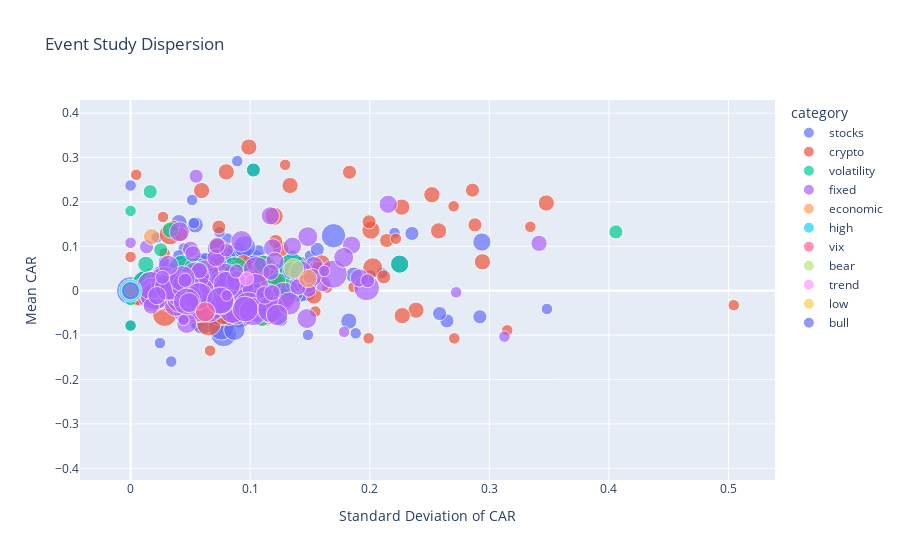

This figure's notebook cell:
### Code cell
# Dispersion of CARs by standard deviation and frequency
scatter_df = event_summary_aug.reset_index().rename(columns={"index": "series"})
fig = px.scatter(
    scatter_df,
    x="std_car",
    y="mean_car",
    size="total_events",
    color="category",
    hover_data={"series": True, "median_car": ":.3f", "positive_events": True, "negative_events": True},
    title="Event Study Dispersion"
)
fig.update_layout(xaxis_title="Standard Deviation of CAR", yaxis_title="Mean CAR")
fig.show()

### Figure 1 — Plotly figure (JSON) as saved in the notebook; plotly's stock layout.template omitted (floating-point values rounded to 4 significant figures; data arrays with more than 128 entries replaced by an {"elided": "..."} marker saying what was removed)
{"data": [{"customdata": {"elided": "200x4 mixed values"}, "hovertemplate": "category=stocks<br>std_car=%{x}<br>mean_car=%{y}<br>total_events=%{marker.size}<br>series=%{customdata[0]}<br>median_car=%{customdata[1]:.3f}<br>positive_events=%{customdata[2]}<br>negative_events=%{customdata[3]}<extra></extra>", "legendgroup": "stocks", "marker": {"color": "#636efa", "size": {"elided": "200 float values"}, "sizemode": "area", "sizeref": 0.03, "symbol": "circle"}, "mode": "markers", "name": "stocks", "orientation": "v", "showlegend": true, "type": "scatter", "x": {"elided": "200 float values"}, "xaxis": "x", "y": {"elided": "200 float values"}, "yaxis": "y"}, {"customdata": {"elided": "168x4 mixed values"}, "hovertemplate": "category=crypto<br>std_car=%{x}<br>mean_car=%{y}<br>total_events=%{marker.size}<br>series=%{customdata[0]}<br>median_car=%{customdata[1]:.3f}<br>positive_events=%{customdata[2]}<br>negative_events=%{customdata[3]}<extra></extra>", "legendgroup": "crypto", "marker": {"color": "#EF553B", "size": {"elided": "168 float values"}, "sizemode": "area", "sizeref": 0.03, "symbol": "circle"}, "mode": "markers", "name": "crypto", "orientation": "v", "showlegend": true, "type": "scatter", "x": {"elided": "168 float values"}, "xaxis": "x", "y": {"elided": "168 float values"}, "yaxis": "y"}, {"customdata": {"elided": "51x4 mixed values"}, "hovertemplate": "category=volatility<br>std_car=%{x}<br>mean_car=%{y}<br>total_events=%{marker.size}<br>series=%{customdata[0]}<br>median_car=%{customdata[1]:.3f}<br>positive_events=%{customdata[2]}<br>negative_events=%{customdata[3]}<extra></extra>", "legendgroup": "volatility", "marker": {"color": "#00cc96", "size": [5.0, 5.0, 4.0, 11.0, 12.0, 11.0, 12.0, 12.0, 12.0, 12.0, 10.0, 11.0, 11.0, 12.0, 12.0, 12.0, 12.0, 3.0, 3.0, 6.0, 6.0, 4.0, 2.0, 3.0, 5.0, 9.0, 9.0, 9.0, 11.0, 10.0, 11.0, 11.0, 11.0, 11.0, 9.0, 5.0, 5.0, 6.0, 1.0, 2.0, 3.0, 2.0, 4.0, 1.0, 1.0, 5.0, 3.0, 2.0, 2.0, 1.0, 1.0], "sizemode": "area", "sizeref": 0.03, "symbol": "circle"}, "mode": "markers", "name": "volatility", "orientation": "v", "showlegend": true, "type": "scatter", "x": [0.0699, 0.225, 0.1181, 0.1351, 0.09755, 0.08716, 0.04362, 0.05516, 0.01299, 0.01751, 0.1234, 0.08197, 0.08647, 0.0566, 0.05791, 0.03558, 0.0411, 0.103, 0.1027, 0.1332, 0.1133, 0.03341, 0.0, 0.4059, 0.1056, 0.05736, 0.07987, 0.05296, 0.08715, 0.06702, 0.05742, 0.08346, 0.03836, 0.04067, 0.06796, 0.1112, 0.1096, 0.1376, NaN, 0.03952, 0.01645, 0.115, 0.01282, NaN, NaN, 0.0609, 0.02524, 0.0, 0.0, NaN, NaN], "xaxis": "x", "y": [-0.04158, 0.06002, -0.04011, 0.05368, 0.007064, 0.0459, 0.04859, 0.04308, 0.01459, 0.01387, 0.01178, -0.006569, 0.0167, 0.03442, 0.015, 0.01575, 0.01978, -0.01303, 0.272, -5.32e-05, -0.04658, 0.1368, -0.02109, 0.1325, -0.02532, -0.004843, -0.023, -0.02836, -0.00296, -0.008425, 0.02426, 0.02644, 0.01295, 0.01171, -0.01242, 0.05963, -0.05962, 0.01742, -0.1009, 0.01032, 0.2231, -0.004236, 0.05947, -0.199, -0.0165, -0.02292, 0.09206, -0.07851, 0.1797, -0.02274, -0.05616], "yaxis": "y"}, {"customdata": {"elided": "140x4 mixed values"}, "hovertemplate": "category=fixed<br>std_car=%{x}<br>mean_car=%{y}<br>total_events=%{marker.size}<br>series=%{customdata[0]}<br>median_car=%{customdata[1]:.3f}<br>positive_events=%{customdata[2]}<br>negative_events=%{customdata[3]}<extra></extra>", "legendgroup": "fixed", "marker": {"color": "#ab63fa", "size": {"elided": "140 float values"}, "sizemode": "area", "sizeref": 0.03, "symbol": "circle"}, "mode": "markers", "name": "fixed", "orientation": "v", "showlegend": true, "type": "scatter", "x": {"elided": "140 float values"}, "xaxis": "x", "y": {"elided": "140 float values"}, "yaxis": "y"}, {"customdata": [["economic_Unemployment_Rate_sign_yoy_change", 0, 0, 0], ["economic_Nonfarm_Payrolls_sign_yoy_change", 0, 0, 0], ["economic_CPI_All_Items_sign_yoy_change", 0, 0, 0], ["economic_CPI_Core_sign_yoy_change", 0, 0, 0], ["economic_Federal_Funds_Rate_sign_yoy_change", 0.01015, 3, 2], ["economic_Unemployment_Rate_sign", 0, 0, 0], ["economic_Nonfarm_Payrolls_sign", 0, 0, 0], ["economic_Initial_Claims_sign", 0, 0, 0], ["economic_CPI_All_Items_sign", 0, 0, 0], ["economic_CPI_Core_sign", 0, 0, 0], ["economic_PCE_Price_Index_sign", 0, 0, 0], ["economic_PCE_Core_sign", 0, 0, 0], ["economic_Federal_Funds_Rate_sign", 0, 0, 0], ["economic_Treasury_10Y_sign", 0, 0, 0], ["economic_Treasury_2Y_sign", 0, 0, 0], ["economic_Treasury_3M_sign", 0, 0, 0], ["economic_Money_Supply_M1_sign", 0, 0, 0], ["economic_Money_Supply_M2_sign", 0, 0, 0], ["economic_Consumer_Sentiment_sign", 0, 0, 0], ["economic_Industrial_Production_sign", 0, 0, 0], ["economic_Labor_Force_Participation_sign", 0.1162, 4, 0]], "hovertemplate": "category=economic<br>std_car=%{x}<br>mean_car=%{y}<br>total_events=%{marker.size}<br>series=%{customdata[0]}<br>median_car=%{customdata[1]:.3f}<br>positive_events=%{customdata[2]}<br>negative_events=%{customdata[3]}<extra></extra>", "legendgroup": "economic", "marker": {"color": "#FFA15A", "size": [5.0, 5.0, 5.0, 5.0, 5.0, 6.0, 6.0, 6.0, 6.0, 6.0, 6.0, 6.0, 3.0, 6.0, 6.0, 5.0, 6.0, 6.0, 6.0, 6.0, 4.0], "sizemode": "area", "sizeref": 0.03, "symbol": "circle"}, "mode": "markers", "name": "economic", "orientation": "v", "showlegend": true, "type": "scatter", "x": [0.0, 0.0, 0.0, 0.0, 0.1483, 0.0, 0.0, 0.0, 0.0, 0.0, 0.0, 0.0, 0.0, 0.0, 0.0, 0.0, 0.0, 0.0, 0.0, 0.0, 0.01758], "xaxis": "x", "y": [0.0, 0.0, 0.0, 0.0, 0.02753, 0.0, 0.0, 0.0, 0.0, 0.0, 0.0, 0.0, 0.0, 0.0, 0.0, 0.0, 0.0, 0.0, 0.0, 0.0, 0.1217], "yaxis": "y"}, {"customdata": [["high_vix_regime", 0, 0, 0]], "hovertemplate": "category=high<br>std_car=%{x}<br>mean_car=%{y}<br>total_events=%{marker.size}<br>series=%{customdata[0]}<br>median_car=%{customdata[1]:.3f}<br>positive_events=%{customdata[2]}<br>negative_events=%{customdata[3]}<extra></extra>", "legendgroup": "high", "marker": {"color": "#19d3f3", "size": [8.0], "sizemode": "area", "sizeref": 0.03, "symbol": "circle"}, "mode": "markers", "name": "high", "orientation": "v", "showlegend": true, "type": "scatter", "x": [0.0], "xaxis": "x", "y": [0.0], "yaxis": "y"}, {"customdata": [["vix_percentile", -0.01894, 1, 5]], "hovertemplate": "category=vix<br>std_car=%{x}<br>mean_car=%{y}<br>total_events=%{marker.size}<br>series=%{customdata[0]}<br>median_car=%{customdata[1]:.3f}<br>positive_events=%{customdata[2]}<br>negative_events=%{customdata[3]}<extra></extra>", "legendgroup": "vix", "marker": {"color": "#FF6692", "size": [6.0], "sizemode": "area", "sizeref": 0.03, "symbol": "circle"}, "mode": "markers", "name": "vix", "orientation": "v", "showlegend": true, "type": "scatter", "x": [0.06252], "xaxis": "x", "y": [-0.04777], "yaxis": "y"}, {"customdata": [["bear_market", 0.07874, 4, 2]], "hovertemplate": "category=bear<br>std_car=%{x}<br>mean_car=%{y}<br>total_events=%{marker.size}<br>series=%{customdata[0]}<br>median_car=%{customdata[1]:.3f}<br>positive_events=%{customdata[2]}<br>negative_events=%{customdata[3]}<extra></extra>", "legendgroup": "bear", "marker": {"color": "#B6E880", "size": [6.0], "sizemode": "area", "sizeref": 0.03, "symbol": "circle"}, "mode": "markers", "name": "bear", "orientation": "v", "showlegend": true, "type": "scatter", "x": [0.1364], "xaxis": "x", "y": [0.05002], "yaxis": "y"}, {"customdata": [["trend_strength", 0.03106, 2, 1]], "hovertemplate": "category=trend<br>std_car=%{x}<br>mean_car=%{y}<br>total_events=%{marker.size}<br>series=%{customdata[0]}<br>median_car=%{customdata[1]:.3f}<br>positive_events=%{customdata[2]}<br>negative_events=%{customdata[3]}<extra></extra>", "legendgroup": "trend", "marker": {"color": "#FF97FF", "size": [3.0], "sizemode": "area", "sizeref": 0.03, "symbol": "circle"}, "mode": "markers", "name": "trend", "orientation": "v", "showlegend": true, "type": "scatter", "x": [0.09711], "xaxis": "x", "y": [0.02707], "yaxis": "y"}, {"customdata": [["low_vix_regime", 0, 0, 0]], "hovertemplate": "category=low<br>std_car=%{x}<br>mean_car=%{y}<br>total_events=%{marker.size}<br>series=%{customdata[0]}<br>median_car=%{customdata[1]:.3f}<br>positive_events=%{customdata[2]}<br>negative_events=%{customdata[3]}<extra></extra>", "legendgroup": "low", "marker": {"color": "#FECB52", "size": [2.0], "sizemode": "area", "sizeref": 0.03, "symbol": "circle"}, "mode": "markers", "name": "low", "orientation": "v", "showlegend": true, "type": "scatter", "x": [0.0], "xaxis": "x", "y": [0.0], "yaxis": "y"}, {"customdata": [["bull_market", 0, 0, 0]], "hovertemplate": "category=bull<br>std_car=%{x}<br>mean_car=%{y}<br>total_events=%{marker.size}<br>series=%{customdata[0]}<br>median_car=%{customdata[1]:.3f}<br>positive_events=%{customdata[2]}<br>negative_events=%{customdata[3]}<extra></extra>", "legendgroup": "bull", "marker": {"color": "#636efa", "size": [5.0], "sizemode": "area", "sizeref": 0.03, "symbol": "circle"}, "mode": "markers", "name": "bull", "orientation": "v", "showlegend": true, "type": "scatter", "x": [0.0], "xaxis": "x", "y": [0.0], "yaxis": "y"}], "layout": {"legend": {"itemsizing": "constant", "title": {"text": "category"}, "tracegroupgap": 0}, "title": {"text": "Event Study Dispersion"}, "xaxis": {"anchor": "y", "domain": [0, 1], "title": {"text": "Standard Deviation of CAR"}}, "yaxis": {"anchor": "x", "domain": [0, 1], "title": {"text": "Mean CAR"}}}}
